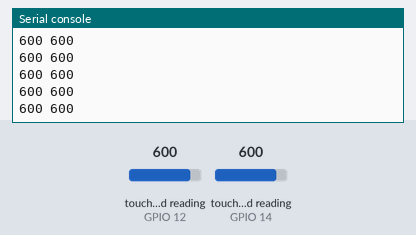
Simulated run of this program. Board: ESP32 board running MicroPython. Parts: the last lines printed to the serial console. Inputs (shaded band) come from the test bench; at power-on: touch-pad reading (sensors on GPIO 12, GPIO 14) 600.

Above: at 1.2 s.
1.3 s: touch-pad reading (sensor on GPIO 12) set to 63
At 1.56 s:
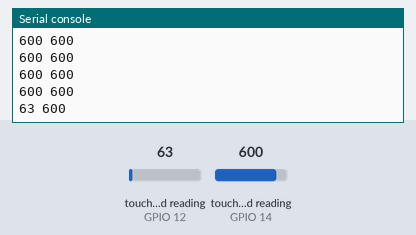
2.8 s: touch-pad reading (sensor on GPIO 14) set to 63
At 2.96 s:
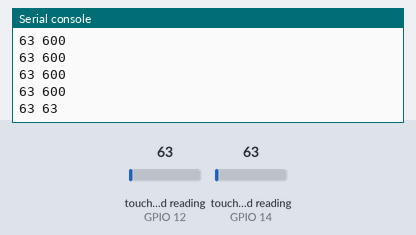
4.3 s: touch-pad reading (sensor on GPIO 12) set to 212
At 4.36 s:
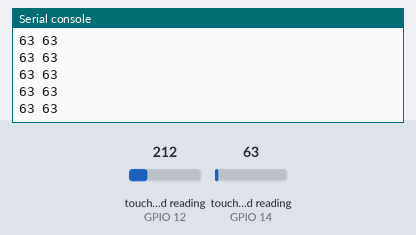
5.8 s: touch-pad reading (sensor on GPIO 14) set to 212
At 5.97 s:
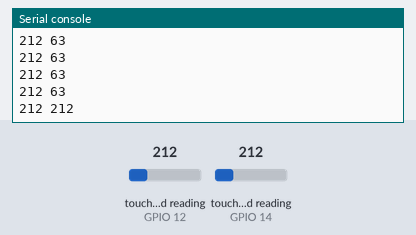
Timing chart, 0 to 8.3 s (numbered marks = the images above; inputs shaded):
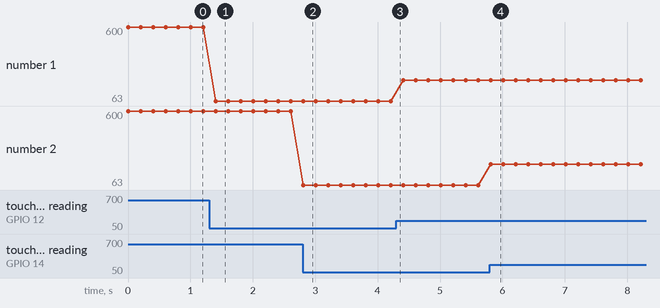

Measured:
- after the input at 1.3 s, the serial console: prints a new line after 0.10 s (image 1)
- after the input at 2.8 s, the serial console: prints a new line at once (image 2)
- after the input at 5.8 s, the serial console: prints a new line at once (image 4)
- plotted number 1: 600 → 63 after the input at 1.3 s, 63 → 212 after the input at 4.3 s

The program:

esp32cam_touchPad.py
```python
from machine import TouchPad, Pin
import time

#ten capacitive touch-enabled pins: 0, 2, 4, 12, 13 14, 15, 27, 32, 33
"""
| MicroSD            |   ESP32 |
|:------------------ | -------:|
| DATA2              | GPIO 12 |
| DATA3              | GPIO 13 |
| CMD                | GPIO 15 |
| CLK                | GPIO 14 |
| DATA0              | GPIO  2 |
| DATA1 / flashlight | GPIO  4 |
"""
#esp32cam (x): t2,t13,t15 , (o): t12,t14

t12 = TouchPad(Pin(12))
t13 = TouchPad(Pin(13))
t15 = TouchPad(Pin(15))
t14 = TouchPad(Pin(14))
for i in range(100):
    print(t12.read(),t14.read())
    time.sleep(0.2)
```
